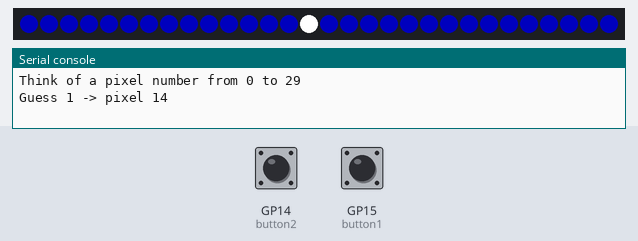
Bench run of a program on a simulated Raspberry Pi Pico running MicroPython. Shown: 30 RGB LEDs in strip order, left to right, the last lines printed to the serial console. The test bench sets the inputs (shaded band); at power-on: GP14 (button2) HIGH, GP15 (button1) HIGH.

Above: at 2.6 s.
2.7 s: GP14 (button2) pulled LOW for 0.15 s
At 4.0 s:
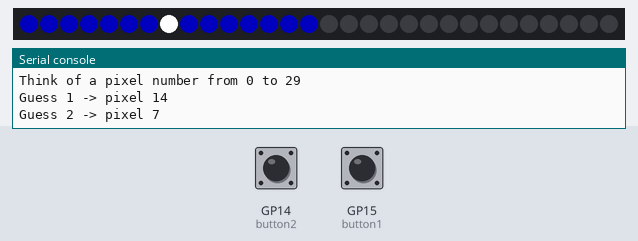
4.3 s: GP15 (button1) pulled LOW for 0.15 s
At 5.4 s:
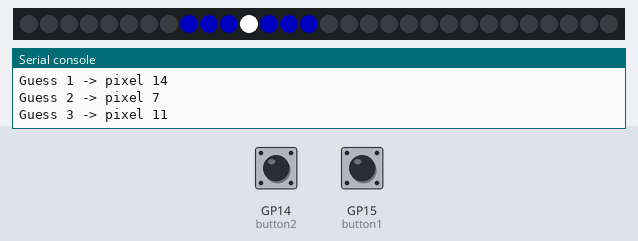
5.9 s: GP14 (button2) pulled LOW for 1 s
At 7.8 s:
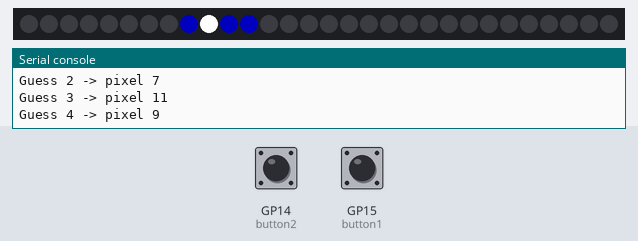
8.4 s: GP15 (button1) pulled LOW for 1 s
10.9 s: GP14 (button2) pulled LOW for 0.15 s
At 16.7 s:
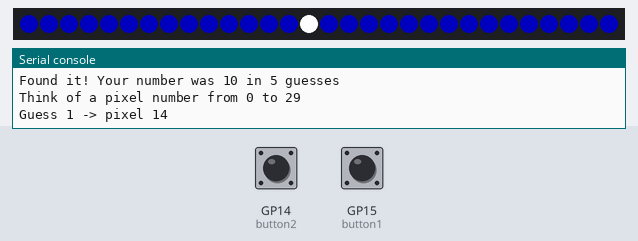
Timing chart, 0 to 17.1 s (numbered marks = the images above; inputs shaded):
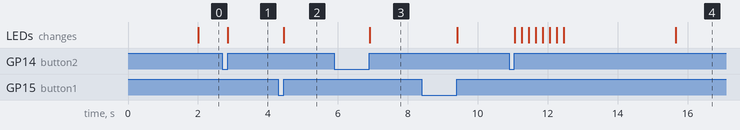

The program:

49-binary-search-visualizer.py
```python
# Binary Search: think of a pixel number from 0 to NUMBER_PIXELS-1 in
# your head. Press Button 1 if your number is HIGHER than the lit pixel.
# Press Button 2 if it's LOWER than or equal to the lit pixel. Watch how
# few guesses it takes to find your number!
from machine import Pin
from neopixel import NeoPixel
from utime import sleep
import config

strip = NeoPixel(Pin(config.NEOPIXEL_PIN), config.NUMBER_PIXELS)
button1 = Pin(config.BUTTON_PIN_1, Pin.IN, Pin.PULL_UP)
button2 = Pin(config.BUTTON_PIN_2, Pin.IN, Pin.PULL_UP)

n = config.NUMBER_PIXELS


def draw_range(low, high, guess):
    for i in range(n):
        if i == guess:
            strip[i] = (255, 255, 255)   # current guess: white
        elif low <= i <= high:
            strip[i] = (0, 0, 80)        # still in range: dim blue
        else:
            strip[i] = (0, 0, 0)         # ruled out: off
    strip.write()


def wait_for_button():
    while True:
        if button1.value() == 0:
            return "higher"
        if button2.value() == 0:
            return "lower"
        sleep(0.01)


def wait_for_release():
    while button1.value() == 0 or button2.value() == 0:
        sleep(0.01)


while True:
    print("Think of a pixel number from 0 to", n - 1)
    sleep(2)

    low, high = 0, n - 1
    guesses = 0

    while low < high:
        guess = (low + high) // 2
        draw_range(low, high, guess)
        guesses += 1
        print("Guess", guesses, "-> pixel", guess)

        answer = wait_for_button()
        wait_for_release()

        if answer == "higher":
            low = guess + 1
        else:
            high = guess

    draw_range(low, high, low)
    print("Found it! Your number was", low, "in", guesses, "guesses")

    for _ in range(4):
        strip[low] = (0, 255, 0)
        strip.write()
        sleep(0.2)
        strip[low] = (0, 0, 0)
        strip.write()
        sleep(0.2)

    sleep(1)
```

config.py
```python
# Moving Rainbow Configuration file
# Filename: 01-config.py
# This file contains the hardware configuration for your kit
# This file can be imported by each program
NEOPIXEL_PIN = 0
NUMBER_PIXELS = 30
BUTTON_PIN_1 = 15
BUTTON_PIN_2 = 14
```

Measured:
- after the input at 2.7 s, the LEDs: change after 0.16 s (image 1)
- after the input at 4.3 s, the LEDs: change after 0.16 s (image 2)
- after the input at 5.9 s, the LEDs: change after 1.0 s (image 3)
- after the input at 10.9 s, the LEDs: first change after 0.16 s (image 4 shows a later state)
